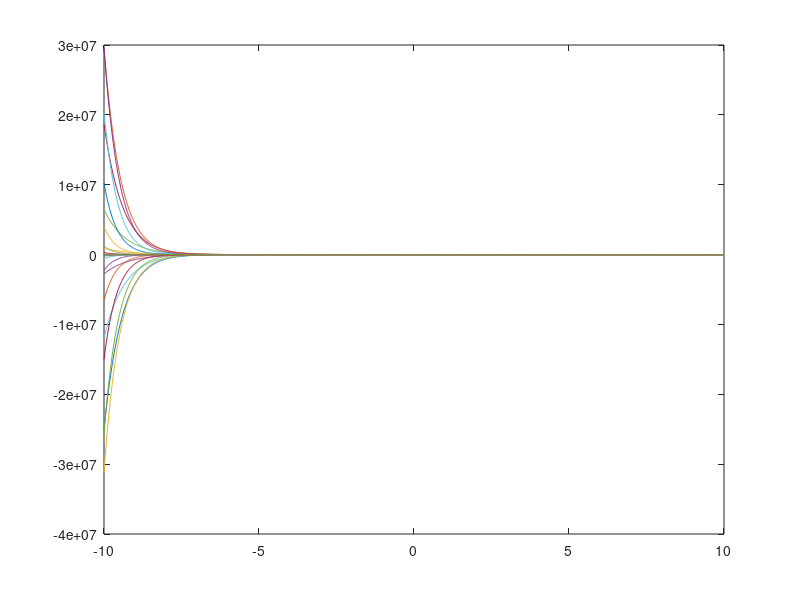

Recreate this plot in MATLAB.
x = -10:0.01:10; % die x-Werte
expx = exp(x); % die wahre Exponentialfunktion
for n=0:1:25
    % so viele Nullen wie x Elemente hat
    sum=zeros(size(x));     
    for j=0:n
        % das berechnet die Partialsumme
        sum=sum+x.^j/factorial(j); 
    end
    % plottet relativen Fehler
    plot(x,(sum-expx)./expx); 
    % wir plotten alles uebereinander
    hold on 
end
